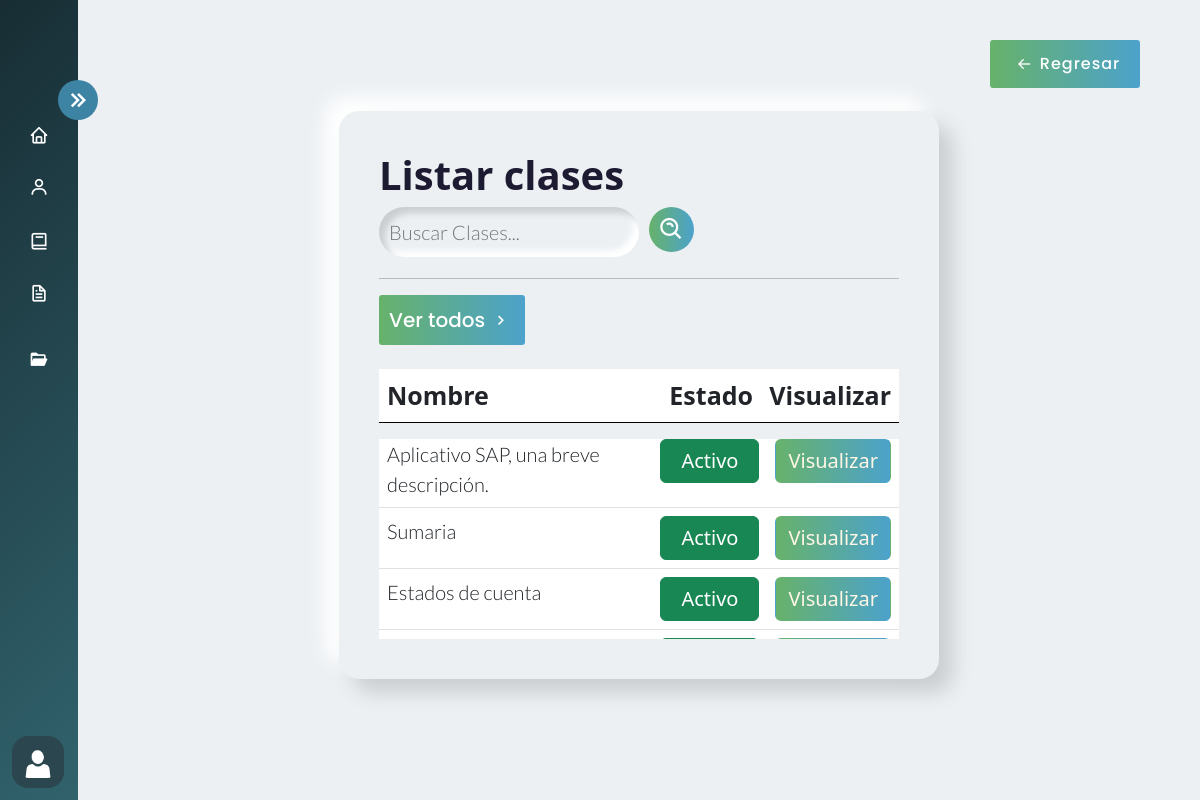
The app's page /filtrar_clases/ (signed in) with its own data.
### AppCursos/models.py (models this page shows, shortened)
class Clases(models.Model):
     nombre_clase=models.CharField(max_length=100)
     duracion_clase = models.IntegerField(blank=True, null=True)
     contenido_clase = models.URLField(max_length=200)
     descripcion_clase = models.TextField(max_length=300)
     estado_clase= models.BooleanField(default=False)
     orden_clase = models.IntegerField(blank=True, null=True)
     id_modulo= models.ForeignKey(Modulos, on_delete=models.CASCADE,null=False)
     class Meta:
          verbose_name_plural = 'Clases'

### AppCursos/views.py (the view)
# urls.py: path('filtrar_clases/', login_required(user_passes_test(views.valida_administrativos, login_url='/acceso_denegado/')(views.filtrar_clases)), name="filtrar_clases"),
def filtrar_clases(request):
    filtro_c = Clases.objects.filter(nombre_clase__contains=request.GET.get('search',''))
    context = {'filtro_c':filtro_c}
    return render(request, 'Clases/listar_clases.html', {'listarclases': filtro_c})

### AppCursos/context_processors.py (called while the page is built)
def group_name(request):
    group_name = None
    if request.user.is_authenticated:
        group = Group.objects.filter(user=request.user).first()
        if group:
            group_name = group.name
    return {'group_name': group_name}

### AppCursos/views.py (called while the page is built)
def valida_administrativos(user):
    return user.groups.filter(name='administrativos').exists()

### Templates/Clases/listar_clases.html (shortened to what this page needs)
{% extends 'Layout/Base.html' %}
{% load static %}
{% block content %}
<link rel="stylesheet" href="{% static 'Css/Curso.css' %}">
<div class="home_content">
    <div class="text">
        <div id="contenedor"  class="container-fluid">
            <h1> Listar clases</h1>
            <form class="search" action="{% url 'filtrar_clases' %}" method="GET">
                <input type="text" class="search-bar" name="search" placeholder="Buscar Clases...">
                <button class="search-icon"> <i class='bx bx-search-alt'
                    style="font-size:27px; "></i></button> <br>
                </form>
                <hr>
                <a href="{% url 'listar_clases' %}">
                    <button class="ver_todos">
                        <span>Ver todos</span>
                        <i class='bx bx-chevron-right'></i>
                    </button>
                </a>
            <table class="table table-hover mt-4 ">
                <thead>
                    <tr  id="cabecera">
                        <th  style="width: 355px;" scope="col" >Nombre</th>
                        <th  style="width: 100px;" scope="col" id="estado">Estado</th>
                        <th   style="width: 100px;" scope="col" id="visualizar">Visualizar</th>
                    </tr>
                </thead>
            </table>
            <div class="table-responsive ">
                <table class="table table-hover mt-4 table-2">
                <tbody class=" overflow-hidden">
                    {% for clase in listarclases %}
                    <tr >
                        <td id="nombre">{{clase.nombre_clase}}</td>
                        {% if clase.estado_clase %}
                        <td  id="estado">
                            <button type="button" class="btn btn-success text-white activo">Activo</button>
                        </td>
                        {% else %}
                        <td  id="estado">
                            <button type="button" class="btn btn-warning text-white inactivo">Inactivo</button>
                        </td>
                        {% endif %}
                        <td  id="visualizar">
                            <a href="{% url 'ver_clases' clase.id %}">
                                <button type="button" class="btn visualizar">Visualizar</button>
                            </a>
                        </td>
                    </tr>
                    {% endfor %}
                </tbody>
            </table>
        </div>
    </div>
</div>
<a href="{% url 'clase' %}" id="back2">
    <button class="back">
            <i class='bx bx-arrow-back'></i>
            <span>Regresar</span>
    </button>
</a>
{% endblock %}

### static/Css/Estilo.css (style rules this page uses)
body { overflow-x: hidden; }
* { margin: 0; padding: 0; box-sizing: border-box; }

### static/Css/Curso.css (style rules this page uses)
body { margin: 0; padding: 0; box-sizing: border-box; background-color: #ecf0f3; overflow-y: hidden; overflow-x: hidden; }
.home_content { position: absolute; height: 100%; width: calc(100% - 78px); left: 78px; transition: all 0.5s ease; }
.home_content .text { font-size: 25px; font-weight: 500; color: #1d1b31; margin: 12px; }
.text { display: flex; align-items: center; justify-content: center; height: 87vh; }
#contenedor { background: #ecf0f3; box-shadow: 14px 14px 20px #cbced1, -14px -14px 20px white; transition: all 0.3s ease; width: 50vw; max-width: 60vw; border-radius: 20px; padding: 40px; position: relative; top: 5%; overflow: hidden; }
.table-responsive { overflow-y: auto; max-height: 25vh; }
.search-bar { caret-color: #0fbf12; font-family: 'Lato', sans-serif; font-weight: 300; background: #ecf0f3; box-shadow: inset 6px 6px 6px #cbced1, inset -6px -6px 6px white; border: none; border-radius: 40px; outline: none; transition: all 0.3s ease; font-size: 20px; color: #000000; margin-bottom: 5px; transition: all 0.3s ease; width: 50%; padding: 10px 10px 10px 10px; }
.search-icon { border: none; background: linear-gradient(to right, #67b26b, #4ca2cb); color: #fff; border-radius: 50%; width: 45px; height: 45px; font-size: 20px; text-align: center; display: flex; align-items: center; justify-content: center; }
a { text-decoration: none; }
.ver_todos { width: auto; font-size: 20px; margin: 10px 0px 0px 0px; display: flex; height:auto; padding: 10px; align-items: center; font-family: 'Poppins', sans-serif; font-weight: 500; justify-content: center; border-radius: 3px; transition: all 0.4s linear; cursor: pointer; border: none; background: linear-gradient(to right, #67b26b, #4ca2cb); color: #fff; text-decoration: none; }
.ver_todos>i { width: 30px; font-size: 20px; transition: all 0.4s ease-in; }
.back { align-items: center; position: fixed; top: 5%; right: 5%; display: flex; height: 3em; width: 150px; padding: 10px; font-size: 16px; align-items: center; justify-content: center; border-radius: 3px; letter-spacing: 1px; transition: all 0.4s linear; cursor: pointer; border: none; background: linear-gradient(to right, #67b26b, #4ca2cb); color: #fff; transition: all 0.4s ease-in; font-family: 'Poppins', sans-serif ; font-weight: 500; }
.back > i { transition: all 0.4s ease-in; width: 30px; }
.visualizar { background: linear-gradient(to right, #67b26b, #4ca2cb); color: #fff6e5; font-weight: 500; font-size: 20px; transition: all 0.4s linear; }
.activo { color: #fff6e5; font-weight: 500; font-size: 20px; padding-left: 20px; padding-right:20px; }
form { display: flex; justify-content: start; }
form>* { margin-right: 10px; }
.table-2 { position: relative; top:-32px; }
#cabecera { border-bottom: 1px solid black; margin-bottom: -1px; }
#nombre { font-family: 'Lato', sans-serif; font-weight: 300; font-size: 20px; }
h1 { font-weight: 700; animation: h1 0.4s linear both }
#contenedor { animation: contenedor 0.5s; }

### records on screen
Clases: nombre_clase "Aplicativo SAP, una breve descripción.", estado_clase "Activo"
Clases: nombre_clase "Sumaria", estado_clase "Activo"
Clases: nombre_clase "Estados de cuenta", estado_clase "Activo"
